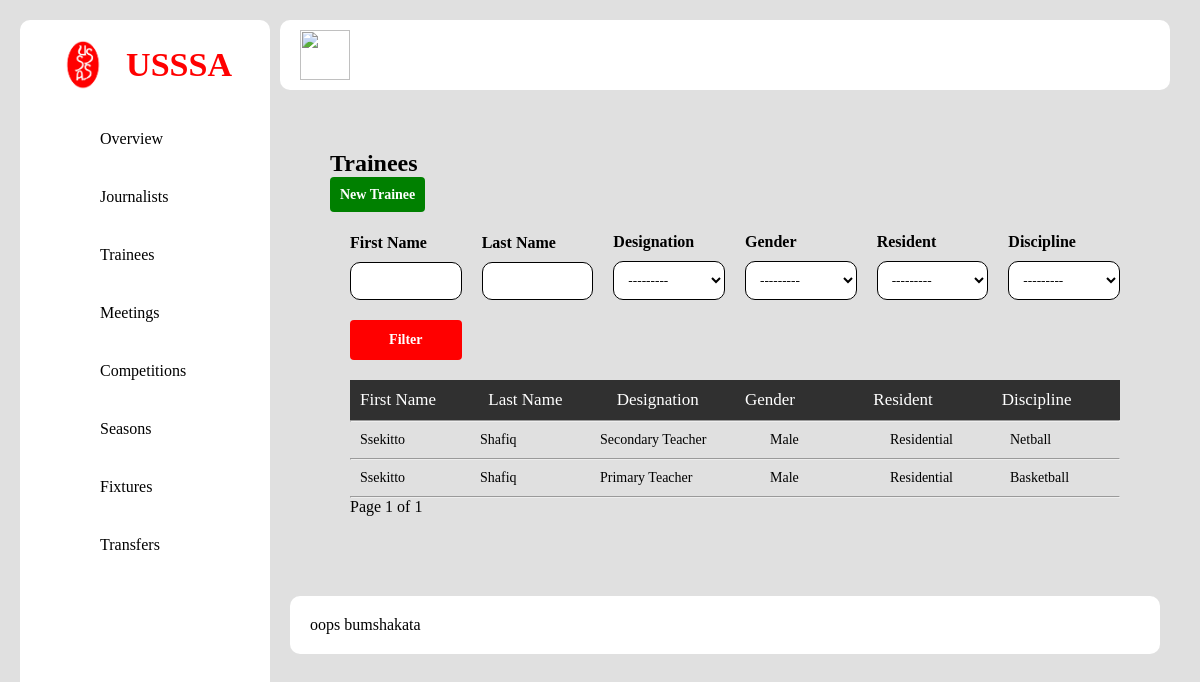
The app's page /trainees/, older data.
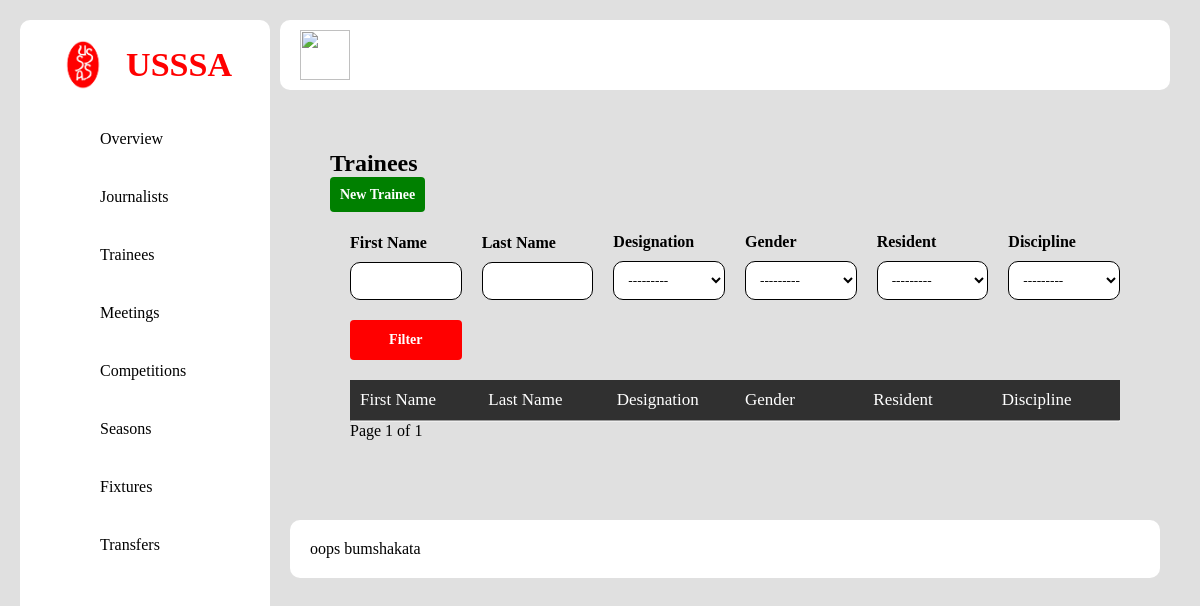
The same page, newer data.
### events/models.py (models this page shows, shortened)
class capacityBuilding(models.Model):
    first_name = models.CharField(
        max_length=155,
    )
    last_name = models.CharField(
        max_length=155,
    )
    date_of_birth = models.DateField()
    gender = models.CharField(
        max_length=20, choices=(("male", "Male"), ("female", "Female"))
    )
    email = models.EmailField(blank=True, null=True)
    phone = models.CharField(max_length=30)
    designation = models.CharField(
        max_length=20,
        choices=(
            ("student", "Student"),
            ("primary teacher", "Primary Teacher"),
            ("secondary teacher", "Secondary Teacher"),
            ("other", "Other"),
        ),
    )
    specify = models.CharField(max_length=122, blank=True, null=True)
    workplace = models.CharField(max_length=122, blank=True, null=True)
    resident = models.CharField(
        max_length=20,
        choices=(
            ("residential", "Residential"),
            ("non residential", "Non Residential"),
        ),
    )
    district = models.CharField(max_length=122, blank=True, null=True)
    venue = models.CharField(max_length=122, blank=True, null=True)
    discipline = models.CharField(
        max_length=122,
        choices=(
            ("Football", "Football"),
            ("Volleyball", "Volleyball"),
            ("Netball", "Netball"),
            ("Badminton", "Badminton"),
            ("Basketball", "Basketball"),
            ("Athletics", "Athletics"),
            ("Mind games", "Mind games"),
            ("Media", "Media"),
            ("Tennis", "Tennis"),
            ("Table tennis", "Table tennis"),
            ("Handball", "Handball"),
            ("Woodball", "Woodball"),
            ("Rugby", "Rugby"),
            ("First Aid & Injury MGT", "First Aid & Injury MGT"),
            ("Beach soccer", "Beach soccer"),
            ("Beach Volleyball", "Beach Volleyball"),
        ),
        blank=True,
        null=True,
    )

### events/views.py (the view)
# urls.py: path("trainees/", trainees, name="trainees"),
def trainees(request):
    trainees = capacityBuilding.objects.all()
    myFilter = capacityBuildingFilter(request.GET, queryset=trainees)
    traineelist = myFilter.qs
    items_per_page = 10
    paginator = Paginator(traineelist, items_per_page)
    page = request.GET.get("page")
    try:
        traineelist = paginator.page(page)
    except PageNotAnInteger:
        traineelist = paginator.page(1)
    except EmptyPage:
        traineelist = paginator.page(paginator.num_pages)
    context = {
        "traineelist": traineelist,
        "myFilter": myFilter,
    }
    return render(request, "capacityb/trainees.html", context)

### events/templates/capacityb/trainees.html (shortened to what this page needs)
{% extends "dashboard/dashboard.html" %}
{% load static %}
{% block content %}
<div class="officials-page">
  <h1>Trainees</h1>
  <a href="{% url 'newtrainee'%}" class="btn-green">new Trainee</a>
  <div class="officiallist">
    <div class="filter">
      <form action="" method="get" class="formis grid6">
        <div class="field flex">
          <label>{{myFilter.form.first_name.label}}</label>
          {{myFilter.form.first_name}}
        </div>
        <div class="field flex">
          <label>{{myFilter.form.last_name.label}}</label>
          {{myFilter.form.last_name}}
        </div>
        <div class="field flex">
          <label>{{myFilter.form.designation.label}}</label>
          {{myFilter.form.designation}}
        </div>
        <div class="field flex">
          <label>{{myFilter.form.gender.label}}</label>
          {{myFilter.form.gender}}
        </div>
        <div class="field flex">
          <label>{{myFilter.form.resident.label}}</label>
          {{myFilter.form.resident}}
        </div>
        <div class="field flex">
          <label>{{myFilter.form.discipline.label}}</label>
          {{myFilter.form.discipline}}
        </div>
        <button type="submit" class="btn-submit">filter</button>
      </form>
    </div>
    <div class="titles grid6">
      <span>First name</span>
      <span>Last name</span>
      <span>designation</span>
      <span>gender</span>
      <span>resident</span>
      <span>discipline</span>
    </div>
    <hr />
    <div class="official-list">
      {% for trainee in traineelist%}
      <div class="officiall grid6">
        <a href=""> <span>{{trainee.first_name}} </span> </a
        ><span>{{trainee.last_name}}</span>
        <span>{{trainee.designation}} </span>
        <span>{{trainee.gender}}</span>
        <span>{{trainee.resident}}</span>
        <span>{{trainee.discipline}}</span>
      </div>
      <hr />
      {%endfor%}
    </div>
    <div class="pagination">
      <span class="step-links">
        <span class="current">
          Page {{traineelist.number }} of {{traineelist.paginator.num_pages}}
        </span>
      </span>
    </div>
  </div>
</div>
{% endblock %}

### accounts/templates/dashboard/dashboard.html (shortened to what this page needs)
<html lang="en">
  {% load static %}
  <head>
    <link
      rel="stylesheet"
      href="https://cdnjs.cloudflare.com/ajax/libs/select2/4.0.13/css/select2.min.css"
    />
    <link rel="stylesheet" href="{% static 'css/main/main.css'%}" />
    <link rel="stylesheet" href="{% static 'css/dashboard/dashboard.css'%}" />
    <link rel="stylesheet" href="{% static 'officials/officials.css'%}" />
    <link rel="stylesheet" href="{% static 'officials/new_off.css'%}" />
  </head>
  <body>
    <div class="dashboard-wrapper light">
      <div class="inner-dashboard flex">
        <div class="sidebar">
          <div class="big glue">
            <a href="/" class="logo-brand flex">
              <img src="{% static 'images/logo.png'%}" alt="" />
              <h2>USSSA</h2>
            </a>
            <ul class="dash-items flex">
              <li class="dash-item">
                <a href="#" class="dash-link">Overview</a>
              </li>
              <li class="dash-item">
                <a href="#" class="dash-link">Journalists</a>
              </li>
              <li class="dash-item">
                <a href="{% url 'trainees'%}" class="dash-link">Trainees</a>
              </li>
              <li class="dash-item">
                <a href="" class="dash-link">Meetings</a>
              </li>
              <li class="dash-item">
                <a href="" class="dash-link">competitions</a>
              </li>
              <li class="dash-item">
                <a href="" class="dash-link">Seasons</a>
              </li>
              <li class="dash-item">
                <a href="" class="dash-link">Fixtures</a>
              </li>
              <li class="dash-item">
                <a href="#" class="dash-link">transfers</a>
              </li>
            </ul>
          </div>
        </div>
        <div class="main-content-area">
          <div class="top-nav glue flex">
            <div class="school-id flex">
              <img src="{{user.school.badge.url}}" alt="" />
            </div>
            <div class="controls flex glue">
            </div>
          </div>
          <div class="content">{% block content %} {% endblock %}</div>
          <div class="dash-footer glue">oops bumshakata</div>
        </div>
      </div>
    </div>
  </body>
</html>

### accounts/static/css/main/main.css (style rules this page uses)
* { padding: 0; margin: 0; box-sizing: border-box; font-family: poppins; }
.flex { display: flex; align-items: center; justify-content: space-between; list-style: none; }
a { text-decoration: none; color: red; text-transform: capitalize; font-weight: 300; font-size: 17px; }
.light { color: black; background-color: rgb(224, 224, 224); }
.light input, .light select, .light textarea { background-color: white; border: solid 0.3px rgb(0, 0, 0) !important; }
.light .glue { background-color: #fff; border-radius: 10px; }
.btn-green { background-color: green; color: white; border: none; border-radius: 4px; text-transform: capitalize; margin: 10px 0; font-size: 14px; font-weight: bold; text-transform: capitalize; padding: 10px; cursor: pointer; }
.btn-submit { background-color: red; color: white; border: none; border-radius: 4px; text-transform: capitalize; margin: 10px 0; font-size: 14px; font-weight: bold; text-transform: capitalize; padding: 10px; cursor: pointer; }
.grid6 { display: grid; grid-template-columns: repeat(6, 1fr); gap: 20px; }

### accounts/static/css/dashboard/dashboard.css (style rules this page uses)
.dashboard-wrapper { padding: 20px; }
.dashboard-wrapper .inner-dashboard { width: 100%; height: 94vh; background-color: inherit; }
.dashboard-wrapper .inner-dashboard .sidebar { width: 250px; height: 100%; position: relative; z-index: 990; display: block; }
.dashboard-wrapper .inner-dashboard .sidebar .big { overflow: hidden; padding: 20px 0; border-radius: 10px; position: fixed; top: 20px; left: 20px; width: 250px; height: 95%; }
.dashboard-wrapper .inner-dashboard .sidebar .big .logo-brand { width: 100%; padding: 0 20px; justify-content: space-evenly; }
.dashboard-wrapper .inner-dashboard .sidebar .big .logo-brand img { width: 50px; }
.dashboard-wrapper .inner-dashboard .sidebar .big .logo-brand h2 { font-size: 2em; text-transform: uppercase; color: inherit; }
.dashboard-wrapper .inner-dashboard .sidebar .big .dash-items { flex-direction: column; margin: 20px; align-items: flex-start; }
.dashboard-wrapper .inner-dashboard .sidebar .big .dash-items .dash-item { width: 100%; padding: 10px 20px; color: inherit; display: flex; align-items: center; justify-content: flex-start; border-radius: 5px; margin: 10px 0; }
.dashboard-wrapper .inner-dashboard .sidebar .big .dash-items .dash-item .dash-link { color: inherit; text-transform: capitalize; font-size: 16px; }
.dashboard-wrapper .inner-dashboard .main-content-area { flex: 1; height: 100%; background-color: inherit; overflow-y: auto; padding: 0 10px; position: relative; }
.dashboard-wrapper .inner-dashboard .main-content-area .top-nav { width: 100%; position: sticky; top: 0; z-index: 990; padding: 10px 20px; border-radius: 10px; }
.dashboard-wrapper .inner-dashboard .main-content-area .top-nav .school-id { width: 250px; }
.dashboard-wrapper .inner-dashboard .main-content-area .top-nav .school-id img { width: 50px; }
.dashboard-wrapper .inner-dashboard .main-content-area .top-nav .controls { padding: 5px; border-radius: 10px; }
.dashboard-wrapper .inner-dashboard .main-content-area .content { padding: 20px; background-color: inherit; }
.dashboard-wrapper .inner-dashboard .main-content-area .dash-footer { padding: 20px; border-radius: 10px; margin: 10px; }

### events/static/officials/officials.css (style rules this page uses)
.officials-page { border-radius: 10px; width: 100%; padding: 20px; margin: 10px; }
.officials-page h1 { font-size: 1.5em; text-transform: capitalize; font-weight: bold; margin: 10px 0; }
.officials-page .officiallist { padding: 20px; }
.officials-page .officiallist .filter .formis { align-items: flex-end; }
.officials-page .officiallist .filter .formis .field { flex-direction: column; align-items: flex-start; justify-content: flex-start; }
.officials-page .officiallist .filter .formis .field input, .officials-page .officiallist .filter .formis .field select, .officials-page .officiallist .filter .formis .field textarea { width: 100%; padding: 10px; border: 0; border-radius: 10px; color: inherit; }
.officials-page .officiallist .filter .formis .field label { margin: 10px 0; text-transform: capitalize; font-weight: bold; font-size: 1em; }
.officials-page .officiallist .filter .formis button { height: 40px; margin: 0; }
.officials-page .officiallist .titles { margin: 20px 0 0 0; background-color: rgb(48, 48, 48); padding: 0 10px; color: white; }
.officials-page .officiallist .titles span { padding: 10px 0; text-transform: capitalize; font-weight: 400; font-size: 17px; }

Row changes from the older to the newer data that the page shows:
removed capacityBuilding: first_name "Ssekitto", last_name "Shafiq", designation "Secondary Teacher", gender "Male", resident "Residential", discipline "Netball"
removed capacityBuilding: first_name "Ssekitto", last_name "Shafiq", designation "Primary Teacher", gender "Male", resident "Residential", discipline "Basketball"
